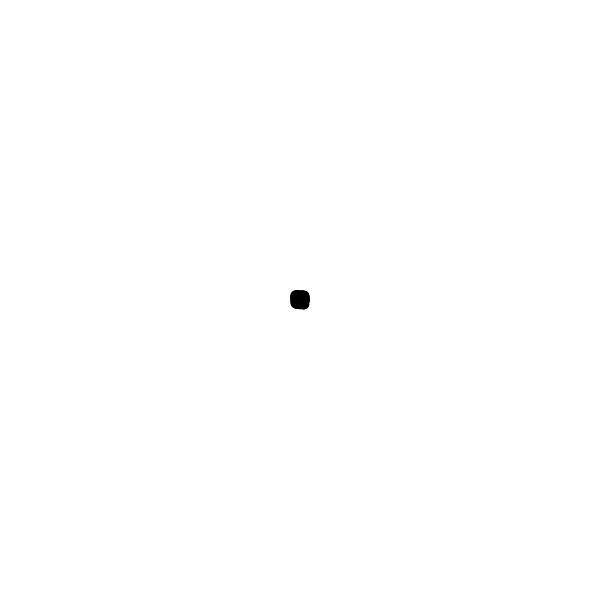
Frame 1 (no input)
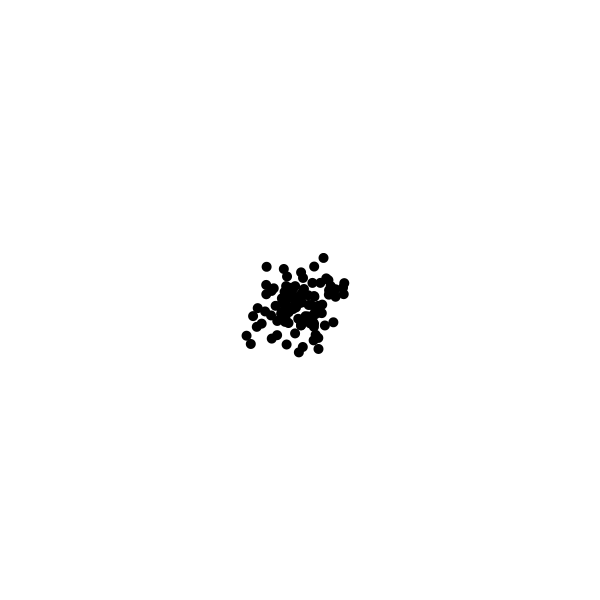
Frame 60 (the mouse pressed at the canvas centre just before this capture)
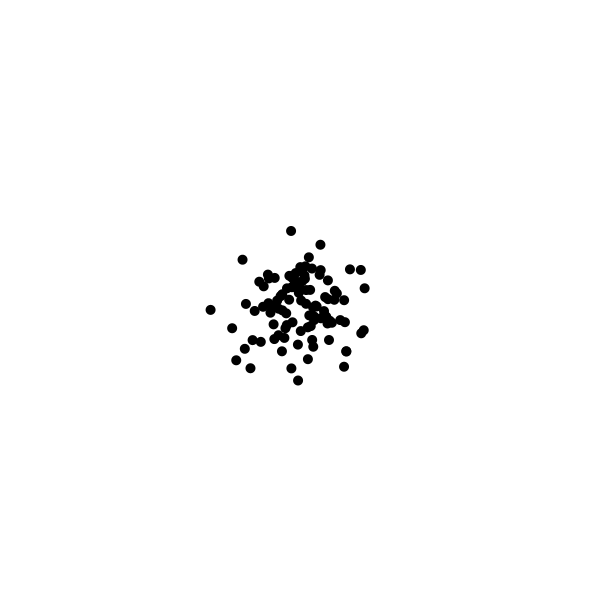
Frame 120 (the mouse held since frame 60 and released just before this capture)

The Processing sketch that drew these frames (run headless with seeded random() and noise(); from frame 60 on, the mouse is pressed at the canvas centre):

// Processing sketch: vla_agents
// ── vla_agents.pde
// 可変長配列でエージェント100体のランダムウォーク

// エージェントの位置を覚えておくための配列
FloatList xs;
FloatList ys;

void setup() {
  size(600, 600);
  noStroke();
  fill(0);

  // 可変長配列を初期化
  xs = new FloatList();
  ys = new FloatList();

  // エージェントの初期位置を設定
  for (int i = 0; i < 100; i++) {
    xs.append(width / 2);
    ys.append(height / 2);
  }
}

void draw() {
  background(255);

  for (int i = 0; i < 100; i++) {
    // i番目のエージェントの位置をずらす
    xs.add(i, random(-5, 5));
    ys.add(i, random(-5, 5));

    // i番目のエージェントを描く
    ellipse(xs.get(i), ys.get(i), 10, 10);
  }
}
